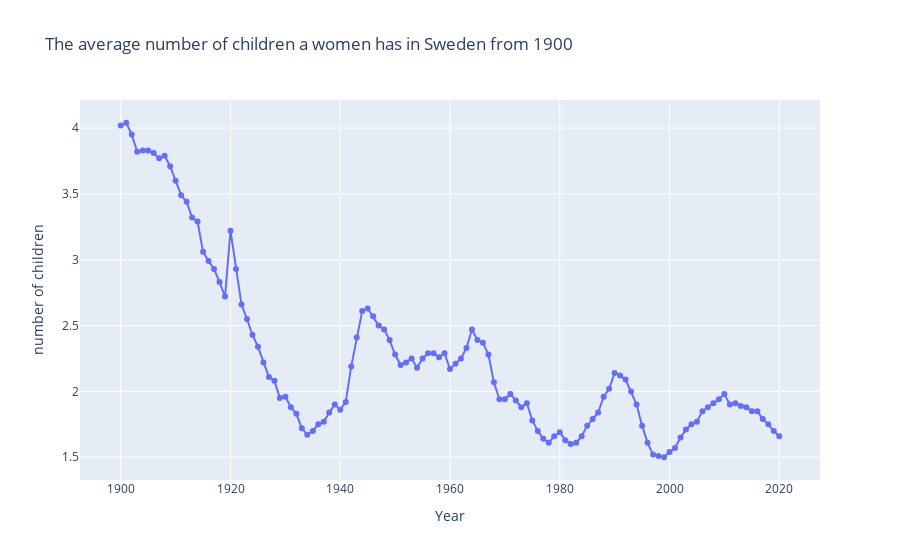

The cell this chart's notebook holds for it:
### Code cell
fig = px.line(swe_demographi, x="År", y= "Total fertilitet", title="The average number of children a women has in Sweden from 1900", labels={"År": "Year", "Total fertilitet": "number of children"}, markers=True)
fig.show()

### Figure 1 — Plotly figure (JSON) as saved in the notebook; plotly's stock layout.template omitted (floating-point values rounded to 4 significant figures)
{"data": [{"hovertemplate": "Year=%{x}<br>number of children=%{y}<extra></extra>", "legendgroup": "", "line": {"color": "#636efa", "dash": "solid"}, "marker": {"symbol": "circle"}, "mode": "markers+lines", "name": "", "orientation": "v", "showlegend": false, "type": "scatter", "x": [1900, 1901, 1902, 1903, 1904, 1905, 1906, 1907, 1908, 1909, 1910, 1911, 1912, 1913, 1914, 1915, 1916, 1917, 1918, 1919, 1920, 1921, 1922, 1923, 1924, 1925, 1926, 1927, 1928, 1929, 1930, 1931, 1932, 1933, 1934, 1935, 1936, 1937, 1938, 1939, 1940, 1941, 1942, 1943, 1944, 1945, 1946, 1947, 1948, 1949, 1950, 1951, 1952, 1953, 1954, 1955, 1956, 1957, 1958, 1959, 1960, 1961, 1962, 1963, 1964, 1965, 1966, 1967, 1968, 1969, 1970, 1971, 1972, 1973, 1974, 1975, 1976, 1977, 1978, 1979, 1980, 1981, 1982, 1983, 1984, 1985, 1986, 1987, 1988, 1989, 1990, 1991, 1992, 1993, 1994, 1995, 1996, 1997, 1998, 1999, 2000, 2001, 2002, 2003, 2004, 2005, 2006, 2007, 2008, 2009, 2010, 2011, 2012, 2013, 2014, 2015, 2016, 2017, 2018, 2019, 2020], "xaxis": "x", "y": [4.02, 4.04, 3.95, 3.82, 3.83, 3.83, 3.81, 3.77, 3.79, 3.71, 3.6, 3.49, 3.44, 3.32, 3.29, 3.06, 2.99, 2.93, 2.83, 2.72, 3.22, 2.93, 2.66, 2.55, 2.43, 2.34, 2.22, 2.11, 2.08, 1.95, 1.96, 1.88, 1.83, 1.72, 1.67, 1.7, 1.75, 1.77, 1.84, 1.9, 1.86, 1.92, 2.19, 2.41, 2.61, 2.63, 2.57, 2.5, 2.47, 2.39, 2.28, 2.2, 2.22, 2.25, 2.18, 2.25, 2.29, 2.29, 2.26, 2.29, 2.17, 2.21, 2.25, 2.33, 2.47, 2.39, 2.37, 2.28, 2.07, 1.94, 1.94, 1.98, 1.93, 1.88, 1.91, 1.78, 1.7, 1.64, 1.61, 1.66, 1.69, 1.63, 1.6, 1.61, 1.66, 1.74, 1.79, 1.84, 1.96, 2.02, 2.14, 2.12, 2.09, 2, 1.9, 1.74, 1.61, 1.52, 1.51, 1.5, 1.54, 1.57, 1.65, 1.71, 1.75, 1.77, 1.85, 1.88, 1.91, 1.94, 1.98, 1.9, 1.91, 1.89, 1.88, 1.85, 1.85, 1.79, 1.75, 1.7, 1.66], "yaxis": "y"}], "layout": {"legend": {"tracegroupgap": 0}, "title": {"text": "The average number of children a women has in Sweden from 1900"}, "xaxis": {"anchor": "y", "domain": [0, 1], "title": {"text": "Year"}}, "yaxis": {"anchor": "x", "domain": [0, 1], "title": {"text": "number of children"}}}}
